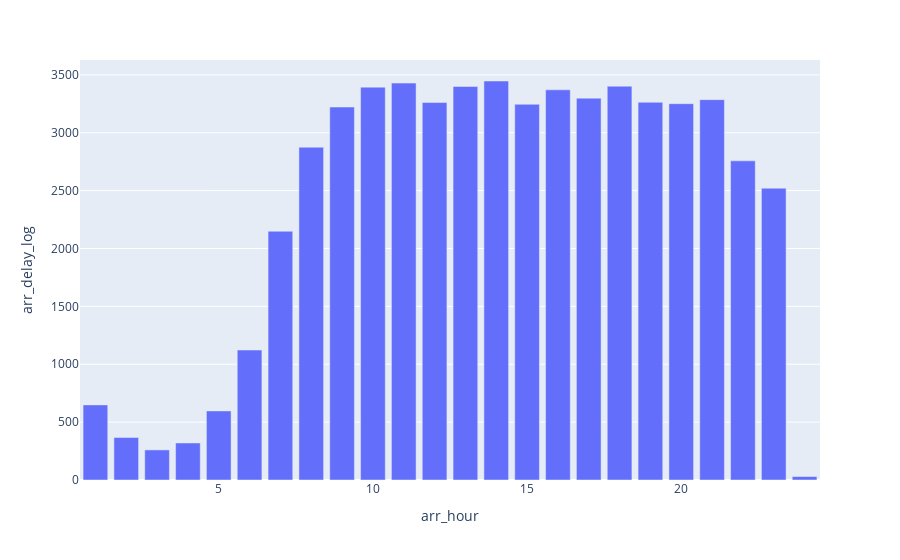

The notebook cell this image was saved under:
### Markdown cell above
However, as seen before there are very few flights during these hours, so these results can be skewed.

### Code cell
arr_hour_amt = day_avg.groupby('arr_hour').count().reset_index()
px.bar(arr_hour_amt, x='arr_hour', y='arr_delay_log')

### Figure 1 — Plotly figure (JSON) as saved in the notebook; plotly's stock layout.template omitted (floating-point values rounded to 4 significant figures)
{"data": [{"alignmentgroup": "True", "hovertemplate": "arr_hour=%{x}<br>arr_delay_log=%{y}<extra></extra>", "legendgroup": "", "marker": {"color": "#636efa", "pattern": {"shape": ""}}, "name": "", "offsetgroup": "", "orientation": "v", "showlegend": false, "textposition": "auto", "type": "bar", "x": [1, 2, 3, 4, 5, 6, 7, 8, 9, 10, 11, 12, 13, 14, 15, 16, 17, 18, 19, 20, 21, 22, 23, 24], "xaxis": "x", "y": [649, 367, 260, 320, 597, 1123, 2149, 2875, 3222, 3394, 3429, 3261, 3400, 3447, 3246, 3371, 3299, 3402, 3263, 3251, 3286, 2757, 2521, 30], "yaxis": "y"}], "layout": {"barmode": "relative", "legend": {"tracegroupgap": 0}, "margin": {"t": 60}, "xaxis": {"anchor": "y", "domain": [0, 1], "title": {"text": "arr_hour"}}, "yaxis": {"anchor": "x", "domain": [0, 1], "title": {"text": "arr_delay_log"}}}}
